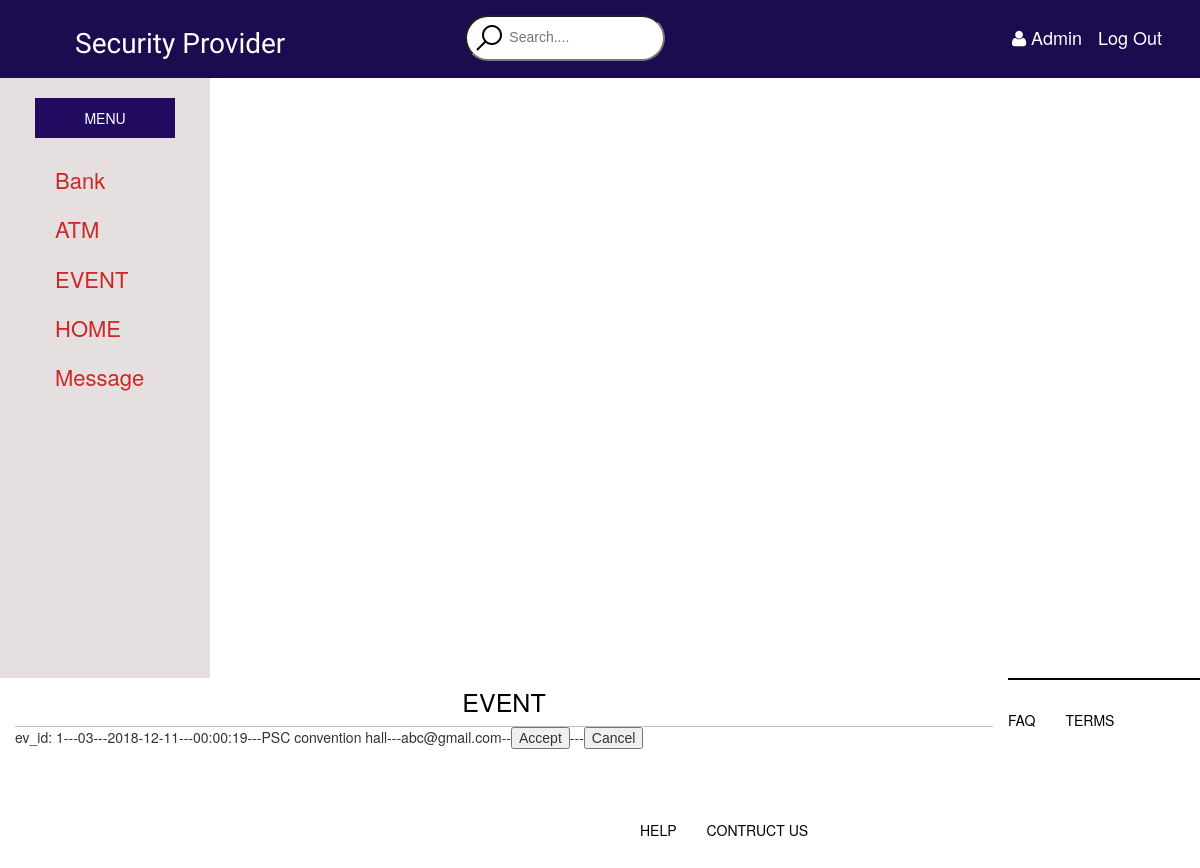
Page /esr.php on the committed database.
### tables this page shows
CREATE TABLE `ev` (
  `ev_id` int(11) NOT NULL,
  `s_id` varchar(2) DEFAULT NULL,
  `ev_date` date DEFAULT NULL,
  `ev_time` time DEFAULT NULL,
  `ev_address` varchar(50) DEFAULT NULL,
  `ev_user_email` varchar(50) DEFAULT NULL
);

### esr.php (the view, shortened to what this page needs)
<!DOCTYPE html>
<html>
    <head>
		<link href="css/style.css" rel="stylesheet" type="text/css">
		<link rel="stylesheet" type="text/css" href="css/bootstrap-theme.min.css">
		<link rel="stylesheet" type="text/css" href="css/bootstrap.css">
		<link rel="stylesheet" type="text/css" href="css/bootstrap.min.css">
		<link rel="stylesheet" type="text/css" href="css/main.css">
		<link rel="stylesheet" type="text/css" href="css/normalize.css">
		<link rel="stylesheet" href="font-awesome-4.5.0/css/font-awesome.css">
        <link rel="stylesheet" href="css/bootstrap-datepicker.css" type="text/css">
    </head>
    <body>
		<div class="Topbar_wrapper container-fluid">
		<div class="container-fluid">
			<nav>
			<ul class="menu">
				<li><h1>Security Provider</h1> </li>
			</ul>
			<form action="">
			<li> <input type="text" name="" class="lll" placeholder="Search...."></li>
			<div class="log">
			<ul>
			<li><a href=""><i class="fa fa-user"></i> Admin </a></li>
			<li><a href=""> Log Out </a></li>
			</ul>
			</div>
			</form>
			</nav>
			</div>
		</div>
		<div class= "sideber col-sm-3">
		       <section class= "menubar"> MENU </section>
             <div class= "nav">
                <h4><a href="bsr.php"> Bank </a>   </h4>
                <h4><a href="asr.php"> ATM  </a>   </h4>
                <h4><a href="esr.php"> EVENT  </a>  </h4>
                <h4><a href="hsr.php"> HOME  </a>    </h4>
                <h4><a href="mfu.php"> Message  </a></h4>
		</div>
     </div>
	          <div class="main col-sm-9">
		       <h3> EVENT </h3>
			   <div>
			   <?php
	$servername = "localhost";
	$username = "root";
	$password = "";
	$dbname = "qw";
	$conn = new mysqli($servername, $username, $password, $dbname);
	$sql = "select * from ev";
	$result = $conn->query($sql);
	if ($result->num_rows > 0) {
    while($row = $result->fetch_assoc()) {
        echo "ev_id: " . $row["ev_id"]."---". $row["s_id"]. "---" . $row["ev_date"]."---".$row["ev_time"]."---".$row["ev_address"]."---".$row["ev_user_email"]."--".'<input type="button" value="Accept">'."---".'<input type="button" value="Cancel">'."<br>";
    }
} else {
    echo "0 results";
}
?>
			   </div>
		</div>
		<div class="footer" >
             <ul>
                 <li> <a href="#"> FAQ </a> </li>
                 <li> <a href="#"> TERMS </a> </li>
                 <li> <a href="#"> HELP </a> </li>
                 <li> <a href="#"> CONTRUCT US </a></li>
            </ul>
        </div>
    </body>
</html>
</html>

### css/style.css (style rules this page uses)
.container-fluid { background-color: #1C0C4F; }
.menu h1 { color: white; font-family: 'Cherry Swash', cursive; font-weight: 500; line-height: 1.1; padding-left: 5px; padding-right: 180px; }
.log ul { list-style: none; padding-left: 35px; padding-top: 15px; padding-bottom: 15px; margin: 0; float: right; font-size: 18px; }
.log ul li { display: inline-block; margin-left: auto; }
.log ul li a { text-decoration: none; padding: 8px; margin: 0; border-bottom: none; color: white; }
li { list-style: none; float: left; }
input[type=text] { background-image: url(../img/icons8-search-32.png); background-repeat: no-repeat; background-position: 6px; padding: 12px 20px 14px 42px; border-radius: 25px; margin-top: 5px; outline: none; width: 200px; -webkit-transition:width 0.7s ease-in-out; -moz-transition:width 0.7s ease-in-out; -ms-transition:width 0.7s ease-in-out; -o-transition:width 0.7s ease-in-out; transition: width 0.7s ease-in-out; }
.footer { margin-left: 600px; }
.footer ul li { list-style: none; margin-top: 20px; margin-bottom: 70px; }
.footer li a { text-decoration: none; color: black; margin-right: 30px; font-weight: 500px; }

### css/main.css (style rules this page uses)
html { color: #222; font-size: 1em; line-height: 1.4; }

### esr.php (style rules this page uses)
.container-fluid { background-color: #1C0C4F; }
.menu h1 { color: white; font-family: 'Cherry Swash', cursive; font-weight: 500; line-height: 1.1; padding-left: 5px; padding-right: 180px; }
.log ul { list-style: none; padding-left: 35px; padding-top: 15px; padding-bottom: 15px; margin: 0; float: right; font-size: 18px; }
.log ul li { display: inline-block; margin-left: auto; }
.log ul li a { text-decoration: none; padding: 8px; margin: 0; border-bottom: none; color: white; }
li { float: left; }
.lll { background-image: url(../img/icons8-search-32.png); background-repeat: no-repeat; background-position: 6px; padding: 12px 20px 14px 42px; border-radius: 25px; margin-top: 5px; outline: none; width: 200px; -webkit-transition:width 0.7s ease-in-out; -moz-transition:width 0.7s ease-in-out; -ms-transition:width 0.7s ease-in-out; -o-transition:width 0.7s ease-in-out; transition: width 0.7s ease-in-out; }
.sideber { float: left; background: #E5DFDF; width:210px; height: 600px; }
.menubar { background: #210B61; color: #fff; margin:20px; padding: 10px; text-align:center; }
.nav h4 { font-size: 22px; padding-bottom:15px; padding-left: 40px; }
.nav h4 a { text-decoration: none; color: #CD2727; }
.main { float: left; background: #fff; width: 84%; }
.main h3 { text-align: center; color: black; font-size:25px; margin: 0px; padding-top: 10px; padding-bottom: 10px; border-bottom: 1px solid #CCBCBC; }
.footer { margin-left: 600px; }
.footer ul li { list-style: none; margin-top: 20px; margin-bottom: 70px; }
.footer li a { text-decoration: none; color: black; margin-right: 30px; font-weight: 500px; }

### rows in the picture
ev: ev_id "1", s "03", ev_date "2018-12-11", ev_time "00:00:19", ev_address "PSC convention hall", ev_user_email "abc@gmail.com"
